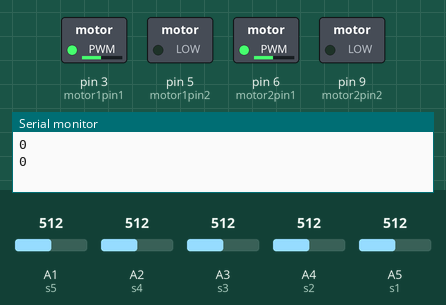
This sketch was run on a simulated Arduino Uno, built with avr-gcc and run on an emulated ATmega328P. On the bench: switched loads named in the sketch (green lamp = pin HIGH), the last lines printed to the serial monitor. The test bench sets the inputs (shaded band); at power-on: A4 (s2) = 512, A3 (s3) = 512, A2 (s4) = 512, A1 (s5) = 512, A5 (s1) = 512.

Above: at 3.8 s.
3.9 s: A4 (s2) set to 111
7.8 s: A4 (s2) set to 100
At 8.8 s:
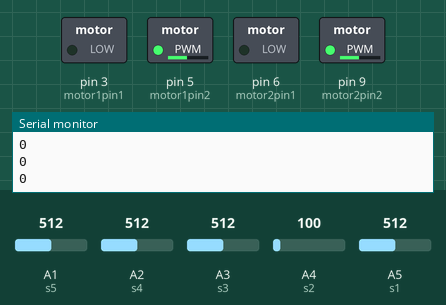
11.7 s: A4 (s2) set to 30
At 12.4 s:
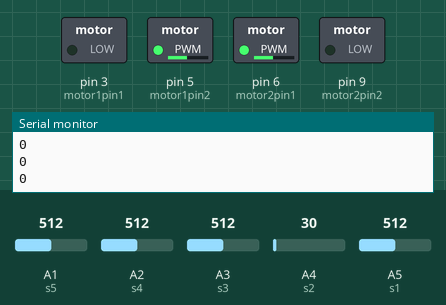
15.6 s: A3 (s3) set to 108
19.5 s: A3 (s3) set to 93
At 20.3 s:
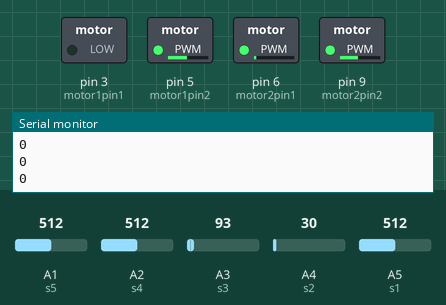
23.4 s: A2 (s4) set to 105
27.3 s: A2 (s4) set to 93
At 27.98 s:
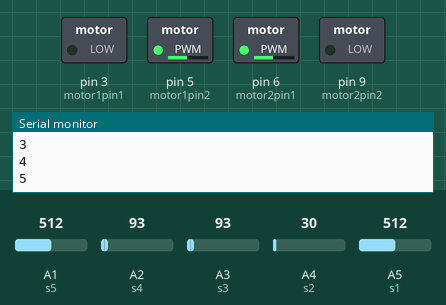
Timing chart, 0 to 32.2 s (numbered marks = the images above; inputs shaded):
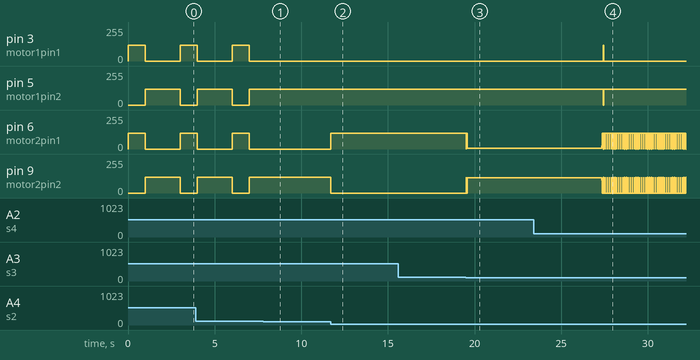

The sketch:

motor_function.ino
```cpp
int motor1pin1 = 3;
int motor1pin2 = 5;
int motor2pin1 = 6;
int motor2pin2 = 9;

int s1 = A5;
int s2 = A4;
int s3 = A3;
int s4 = A2;
int s5 = A1;

int colors1 = 0;
int colors2 = 0;
int colors3 = 0;
int colors4 = 0;
int colors5 = 0;

int counter = 0;

void setup() {
  pinMode(motor1pin1, OUTPUT);
  pinMode(motor1pin2, OUTPUT);
  pinMode(motor2pin1, OUTPUT);
  pinMode(motor2pin2, OUTPUT);
  pinMode(s1, INPUT);
  pinMode(s2, INPUT);
  pinMode(s3, INPUT);
  pinMode(s4, INPUT);
  pinMode(s5, INPUT);
  Serial.begin(9600);

}

void forward() {
  analogWrite(motor1pin1, 0);
  analogWrite(motor1pin2, 120);
  analogWrite(motor2pin1, 0);
  analogWrite(motor2pin2, 120);
  //Serial.println("FORWARD");
  }
void backward() {

  analogWrite(motor1pin1, 120);
  analogWrite(motor1pin2, 0);
  analogWrite(motor2pin1, 120);
  analogWrite(motor2pin2, 0);

  }
void right() {
  analogWrite(motor1pin1, 120);
  analogWrite(motor1pin2, 0);
  analogWrite(motor2pin1, 0);
  analogWrite(motor2pin2, 120);


  }
void left() {
  analogWrite(motor1pin1, 0);
  analogWrite(motor1pin2, 120);
  analogWrite(motor2pin1, 120);
  analogWrite(motor2pin2, 0);


  }

void stop() {
  analogWrite(motor1pin1, 0);
  analogWrite(motor1pin2, 0);
  analogWrite(motor2pin1, 0);
  analogWrite(motor2pin2, 0);

}

void mediumLeft(){
  analogWrite(motor1pin1, 100);
  analogWrite(motor1pin2, 0);
  analogWrite(motor2pin1, 0);
  analogWrite(motor2pin2, 100);
}
void mediumRight(){
  analogWrite(motor1pin1, 0);
  analogWrite(motor1pin2, 100);
  analogWrite(motor2pin1, 100);
  analogWrite(motor2pin2, 0);
}

void loop() {
    colors1 = analogRead(s1);
    colors2 = analogRead(s2);
    colors3 = analogRead(s3);
    colors4 = analogRead(s4);
    colors5 = analogRead(s5);

    Serial.println(counter);

    if(colors3<100){
      forward();
    }

   if( colors4<100 && counter == 1 ){
      delay(10);
      right();
    }
  if(colors2<100){
      delay(10);
      left();
  }

  if(colors4<100 && colors5<100 && colors3<100){
      forward();
    }

  if(colors1<100 && colors2<100 && colors3<100){
      forward();
    }
  if(colors3<100 && colors4<100){
    counter = counter + 1;
    delay(100);
    forward();
  }

  if(colors3>100 && colors1>100 && colors2>100 && colors4>100 && colors5>100){
    backward();
    delay(1000);
    stop();
    right();
    forward();
    delay(1000);
    stop();
    left();
    forward();
    delay(1000);
  }

}
```

Measured:
- the behaviour switches between 101 and 100 on A4 (s2) (found by bisection; images 0 and 1)
- the behaviour switches between 100 and 99 on A3 (s3) (found by bisection; images 2 and 3)
- the behaviour switches between 100 and 99 on A2 (s4) (found by bisection; images 3 and 4)
- after the input at 7.8 s, pin 3 (motor1pin1), pin 6 (motor2pin1): stays 0/255 (without the input it goes to 120/255 after 1.2 s); pin 5 (motor1pin2), pin 9 (motor2pin2): stays 120/255 (without the input it goes to 0/255 after 1.2 s)
- after the input at 11.7 s, pin 6 (motor2pin1): 0/255 → 120/255 at once; pin 9 (motor2pin2): 120/255 → 0/255 at once
- after the input at 19.5 s, pin 6 (motor2pin1): 120/255 → 6/255 at once; pin 9 (motor2pin2): 0/255 → 114/255 at once
- after the input at 27.3 s, pin 3 (motor1pin1): 0/255 → 120/255 after 0.13 s, → 0/255 0.01 s later; pin 5 (motor1pin2): 120/255 → 0/255 after 0.13 s, → 120/255 0.01 s later
